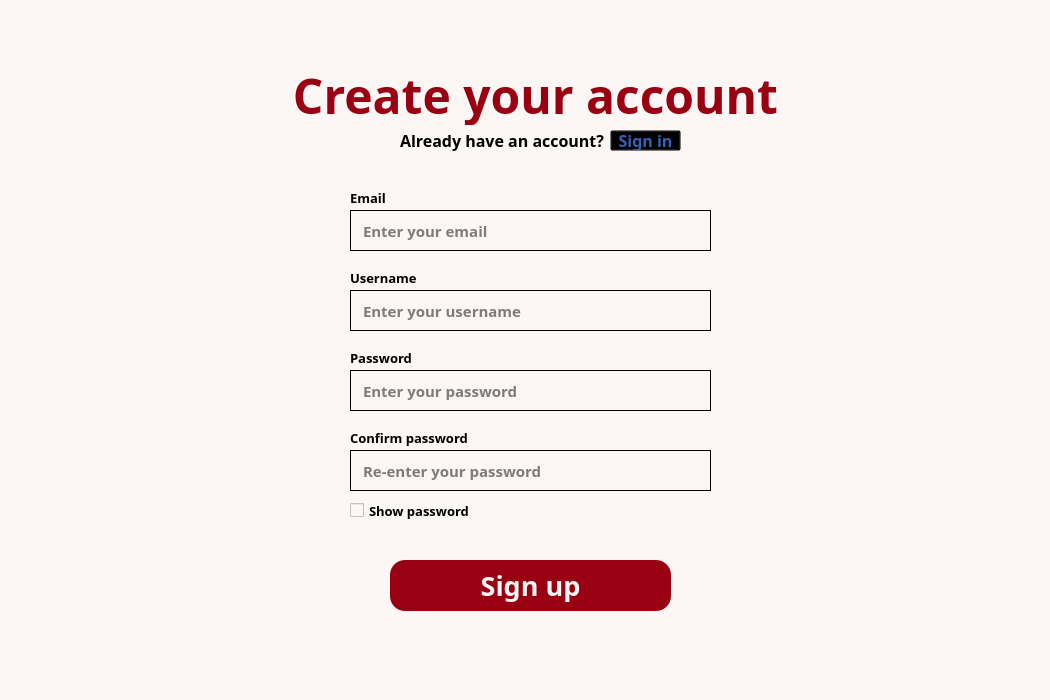
<?xml version="1.0" encoding="UTF-8"?>
<ui version="4.0">
 <class>Dialog</class>
 <widget class="QDialog" name="Dialog">
  <property name="geometry">
   <rect>
    <x>0</x>
    <y>0</y>
    <width>1050</width>
    <height>700</height>
   </rect>
  </property>
  <property name="focusPolicy">
   <enum>Qt::NoFocus</enum>
  </property>
  <property name="windowTitle">
   <string>Dialog</string>
  </property>
  <property name="layoutDirection">
   <enum>Qt::LeftToRight</enum>
  </property>
  <property name="styleSheet">
   <string notr="true">background-color:#FCF6F5;</string>
  </property>
  <widget class="QLabel" name="label">
   <property name="geometry">
    <rect>
     <x>260</x>
     <y>60</y>
     <width>551</width>
     <height>71</height>
    </rect>
   </property>
   <property name="font">
    <font>
     <family>Century Gothic</family>
     <pointsize>36</pointsize>
     <weight>75</weight>
     <bold>true</bold>
    </font>
   </property>
   <property name="layoutDirection">
    <enum>Qt::LeftToRight</enum>
   </property>
   <property name="styleSheet">
    <string notr="true">color:#990011</string>
   </property>
   <property name="text">
    <string>Create your account</string>
   </property>
   <property name="alignment">
    <set>Qt::AlignCenter</set>
   </property>
  </widget>
  <widget class="QLineEdit" name="username_field">
   <property name="geometry">
    <rect>
     <x>350</x>
     <y>290</y>
     <width>361</width>
     <height>41</height>
    </rect>
   </property>
   <property name="font">
    <font>
     <family>Century Gothic</family>
     <pointsize>11</pointsize>
     <weight>75</weight>
     <bold>true</bold>
    </font>
   </property>
   <property name="focusPolicy">
    <enum>Qt::StrongFocus</enum>
   </property>
   <property name="styleSheet">
    <string notr="true">QLineEdit {
    color: rgb(0, 0, 0);
   border: 1px solid;
  padding-left:10px;
}

QLineEdit:focus {
    border-color: #990011 
}
</string>
   </property>
   <property name="text">
    <string/>
   </property>
   <property name="placeholderText">
    <string>Enter your username</string>
   </property>
  </widget>
  <widget class="QLineEdit" name="password_field">
   <property name="geometry">
    <rect>
     <x>350</x>
     <y>370</y>
     <width>361</width>
     <height>41</height>
    </rect>
   </property>
   <property name="font">
    <font>
     <family>Century Gothic</family>
     <pointsize>11</pointsize>
     <weight>75</weight>
     <bold>true</bold>
    </font>
   </property>
   <property name="styleSheet">
    <string notr="true">QLineEdit {
    color: rgb(0, 0, 0);
border: 1px solid;
padding-left:10px;
}

QLineEdit:focus {
    border-color: #990011 
}
</string>
   </property>
   <property name="text">
    <string/>
   </property>
   <property name="echoMode">
    <enum>QLineEdit::Password</enum>
   </property>
   <property name="placeholderText">
    <string>Enter your password</string>
   </property>
  </widget>
  <widget class="QLabel" name="label_2">
   <property name="geometry">
    <rect>
     <x>350</x>
     <y>270</y>
     <width>111</width>
     <height>16</height>
    </rect>
   </property>
   <property name="font">
    <font>
     <family>Century Gothic</family>
     <pointsize>10</pointsize>
     <weight>75</weight>
     <bold>true</bold>
    </font>
   </property>
   <property name="text">
    <string>Username</string>
   </property>
  </widget>
  <widget class="QLabel" name="label_3">
   <property name="geometry">
    <rect>
     <x>350</x>
     <y>350</y>
     <width>111</width>
     <height>16</height>
    </rect>
   </property>
   <property name="font">
    <font>
     <family>Century Gothic</family>
     <pointsize>10</pointsize>
     <weight>75</weight>
     <bold>true</bold>
    </font>
   </property>
   <property name="text">
    <string>Password</string>
   </property>
  </widget>
  <widget class="QPushButton" name="sign_up_button">
   <property name="geometry">
    <rect>
     <x>390</x>
     <y>560</y>
     <width>281</width>
     <height>51</height>
    </rect>
   </property>
   <property name="font">
    <font>
     <family>Century Gothic</family>
     <pointsize>20</pointsize>
     <weight>75</weight>
     <bold>true</bold>
    </font>
   </property>
   <property name="styleSheet">
    <string notr="true">QPushButton {
	background-color: #990011;
    color:#FCF6F5;
    border-radius: 15px;
}</string>
   </property>
   <property name="text">
    <string>Sign up</string>
   </property>
  </widget>
  <widget class="QLabel" name="label_4">
   <property name="geometry">
    <rect>
     <x>400</x>
     <y>125</y>
     <width>211</width>
     <height>31</height>
    </rect>
   </property>
   <property name="font">
    <font>
     <family>Century Gothic</family>
     <pointsize>12</pointsize>
     <weight>75</weight>
     <bold>true</bold>
    </font>
   </property>
   <property name="text">
    <string>Already have an account?</string>
   </property>
  </widget>
  <widget class="QPushButton" name="sign_in_button">
   <property name="geometry">
    <rect>
     <x>610</x>
     <y>130</y>
     <width>71</width>
     <height>21</height>
    </rect>
   </property>
   <property name="font">
    <font>
     <family>Century Gothic</family>
     <pointsize>12</pointsize>
     <weight>75</weight>
     <bold>true</bold>
    </font>
   </property>
   <property name="styleSheet">
    <string notr="true">QPushButton {
    background-color: transparent;
	color: rgb(53, 98, 184);
}</string>
   </property>
   <property name="text">
    <string>Sign in</string>
   </property>
  </widget>
  <widget class="QCheckBox" name="checkBox">
   <property name="geometry">
    <rect>
     <x>350</x>
     <y>500</y>
     <width>121</width>
     <height>21</height>
    </rect>
   </property>
   <property name="font">
    <font>
     <family>Century Gothic</family>
     <pointsize>10</pointsize>
     <weight>75</weight>
     <bold>true</bold>
    </font>
   </property>
   <property name="styleSheet">
    <string notr="true"/>
   </property>
   <property name="text">
    <string>Show password</string>
   </property>
  </widget>
  <widget class="QLineEdit" name="confirm_password_field">
   <property name="geometry">
    <rect>
     <x>350</x>
     <y>450</y>
     <width>361</width>
     <height>41</height>
    </rect>
   </property>
   <property name="font">
    <font>
     <family>Century Gothic</family>
     <pointsize>11</pointsize>
     <weight>75</weight>
     <bold>true</bold>
    </font>
   </property>
   <property name="styleSheet">
    <string notr="true">QLineEdit {
    color: rgb(0, 0, 0);
border: 1px solid;
padding-left:10px;
}

QLineEdit:focus {
    border-color: #990011 
}
</string>
   </property>
   <property name="text">
    <string/>
   </property>
   <property name="echoMode">
    <enum>QLineEdit::Password</enum>
   </property>
   <property name="placeholderText">
    <string>Re-enter your password</string>
   </property>
  </widget>
  <widget class="QLabel" name="label_5">
   <property name="geometry">
    <rect>
     <x>350</x>
     <y>430</y>
     <width>121</width>
     <height>16</height>
    </rect>
   </property>
   <property name="font">
    <font>
     <family>Century Gothic</family>
     <pointsize>10</pointsize>
     <weight>75</weight>
     <bold>true</bold>
    </font>
   </property>
   <property name="text">
    <string>Confirm password</string>
   </property>
  </widget>
  <widget class="QLabel" name="label_6">
   <property name="geometry">
    <rect>
     <x>350</x>
     <y>190</y>
     <width>111</width>
     <height>16</height>
    </rect>
   </property>
   <property name="font">
    <font>
     <family>Century Gothic</family>
     <pointsize>10</pointsize>
     <weight>75</weight>
     <bold>true</bold>
    </font>
   </property>
   <property name="text">
    <string>Email</string>
   </property>
  </widget>
  <widget class="QLineEdit" name="email_field">
   <property name="geometry">
    <rect>
     <x>350</x>
     <y>210</y>
     <width>361</width>
     <height>41</height>
    </rect>
   </property>
   <property name="font">
    <font>
     <family>Century Gothic</family>
     <pointsize>11</pointsize>
     <weight>75</weight>
     <bold>true</bold>
    </font>
   </property>
   <property name="focusPolicy">
    <enum>Qt::StrongFocus</enum>
   </property>
   <property name="styleSheet">
    <string notr="true">QLineEdit {
    color: rgb(0, 0, 0);
   border: 1px solid;
  padding-left:10px;
}

QLineEdit:focus {
    border-color: #990011 
}
</string>
   </property>
   <property name="text">
    <string/>
   </property>
   <property name="placeholderText">
    <string>Enter your email</string>
   </property>
  </widget>
 </widget>
 <resources/>
 <connections/>
</ui>
